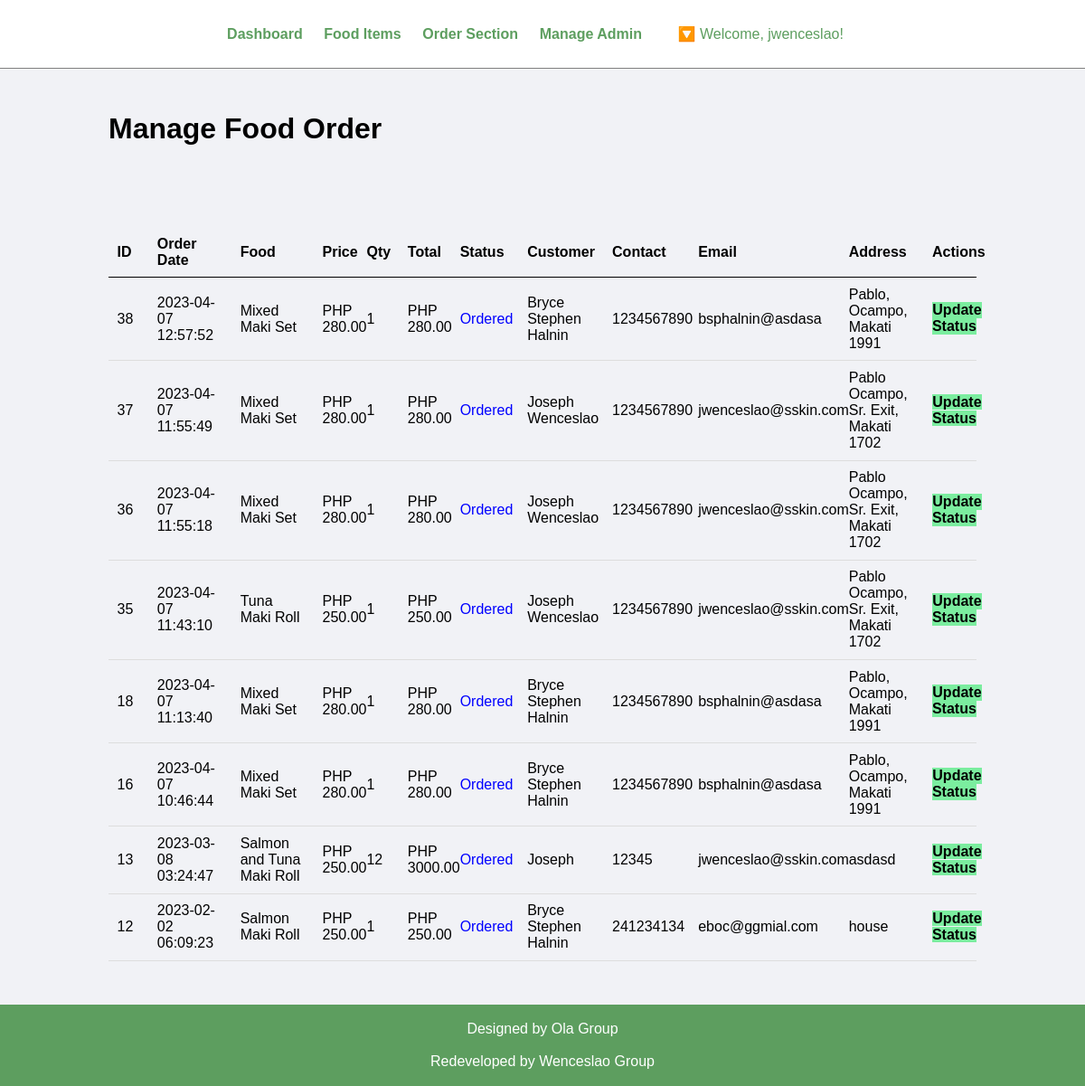
The app's page /admin/manage-order.php (signed in), older data.
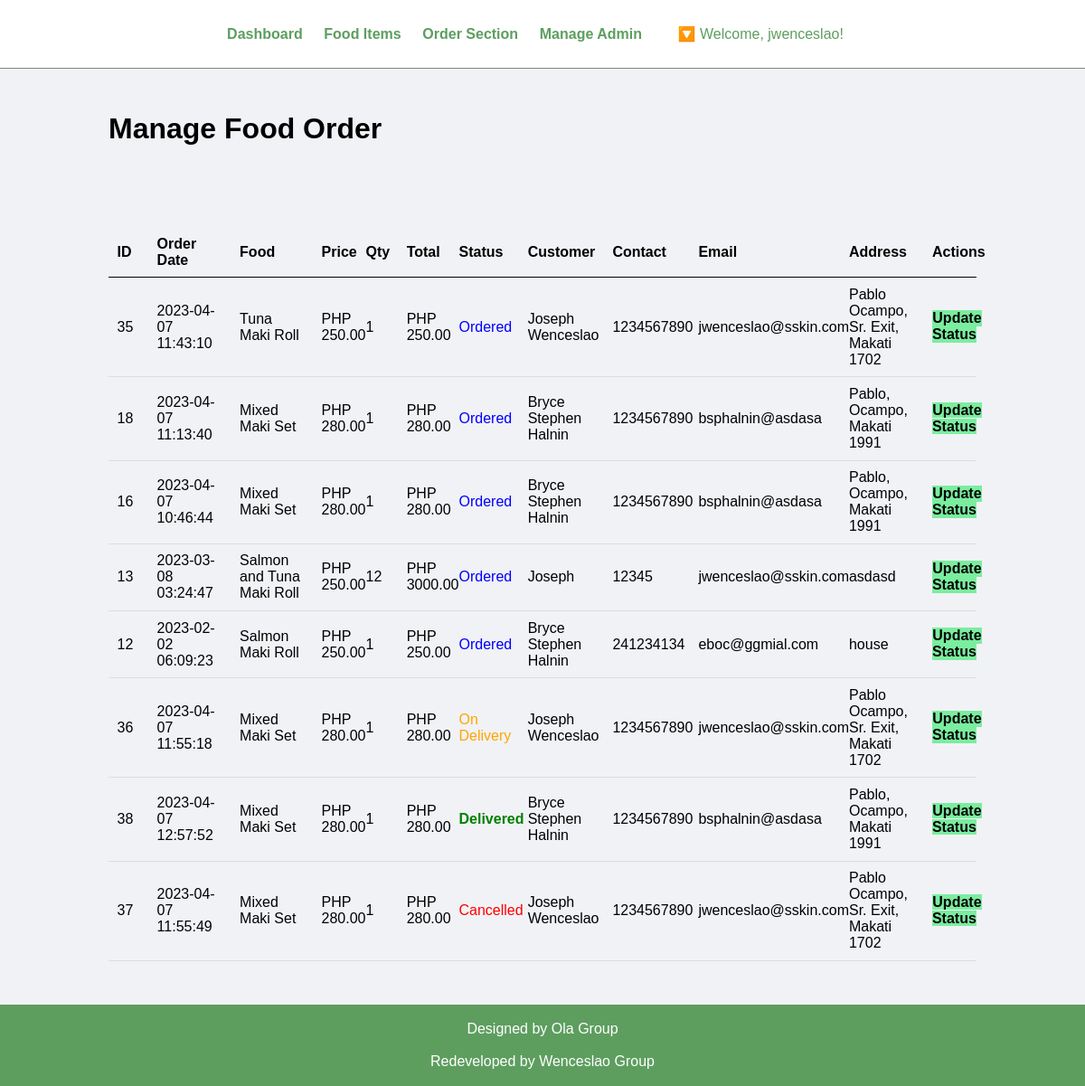
The same page, newer data.
### tables this page shows
CREATE TABLE `tbl_order` (
  `order_id` int(10) UNSIGNED NOT NULL,
  `order_food` varchar(150) NOT NULL,
  `order_price` decimal(10,2) NOT NULL,
  `order_qty` int(11) NOT NULL,
  `order_total` decimal(10,2) NOT NULL,
  `order_date` datetime NOT NULL,
  `order_status` varchar(50) NOT NULL,
  `order_custfname` varchar(255) NOT NULL,
  `order_custlname` varchar(255) NOT NULL,
  `customer_contact` varchar(20) NOT NULL,
  `customer_email` varchar(150) NOT NULL,
  `customer_address` varchar(255) NOT NULL
);

### admin/manage-order.php (the view, shortened to what the changed rows need)
<?php include('partials/menu.php');
?>
<div class="main-content">
    <div class="wrapper">
        <h1>Manage Food Order</h1>
                <br /><br /><br />
                <br><br>
                <table class="tbl-full">
                    <tr>
                        <th width="5%">ID</th>
                        <th width="10%">Order Date</th>
                        <th width="10%">Food</th>
                        <th width="5%">Price</th>
                        <th width="5%">Qty</th>
                        <th width="6%">Total</th>
                        <th width="8%">Status</th>
                        <th width="10%">Customer</th>
                        <th width="10%">Contact</th>
                        <th width="15%">Email</th>
                        <th width="10%">Address</th>
                        <th>Actions</th>
                    </tr>
                    <?php
                        $sql = "SELECT * FROM tbl_order
                        ORDER BY
                          CASE order_status
                            WHEN 'Ordered' THEN 1
                            WHEN 'On Delivery' THEN 2
                            WHEN 'Delivered' THEN 3
                            WHEN 'Cancelled' THEN 4
                            ELSE 5
                          END ASC,
                          order_id DESC
                        ";
                        $res = mysqli_query($db, $sql);
                        $count = mysqli_num_rows($res);
                        if($count>0)
                        {
                            while($row=mysqli_fetch_assoc($res))
                            {
                                $id = $row['order_id'];
                                $food = $row['order_food'];
                                $price = $row['order_price'];
                                $qty = $row['order_qty'];
                                $total = $row['order_total'];
                                $order_date = $row['order_date'];
                                $status = $row['order_status'];
                                $customer_name = $row['order_custfname'] ." ". $row['order_custlname'];
                                $customer_contact = $row['customer_contact'];
                                $customer_email = $row['customer_email'];
                                $customer_address = $row['customer_address'];
                                ?>
                                    <tr>
                                        <td><?php echo $id; ?> </td>
                                        <td><?php echo $order_date; ?></td>
                                        <td><?php echo $food; ?></td>
                                        <td><?php echo 'PHP '.$price; ?></td>
                                        <td><?php echo $qty; ?></td>
                                        <td><?php echo 'PHP '.$total; ?></td>
                                        <td>
                                            <?php
                                                if($status=="Ordered")
                                                {
                                                    echo "<label style='color: blue;'>$status</label>";
                                                }
                                                elseif($status=="On Delivery")
                                                {
                                                    echo "<label style='color: orange;'>$status</label>";
                                                }
                                                elseif($status=="Delivered")
                                                {
                                                    echo "<label style='color: green;'><b>$status</b></label>";
                                                }
                                                elseif($status=="Cancelled")
                                                {
                                                    echo "<label style='color: red;'>$status</label>";
                                                }
                                            ?>
                                        </td>
                                        <td><?php echo $customer_name; ?></td>
                                        <td><?php echo $customer_contact; ?></td>
                                        <td><?php echo $customer_email; ?></td>
                                        <td><?php echo $customer_address; ?></td>
                                        <td>
                                            <a href="<?php echo SITEURL; ?>admin/update-order.php?id=<?php echo $id; ?>" class="btn-secondary">Update Status</a>
                                        </td>
                                    </tr>
                                <?php
                            }
                        }
                        else
                        {
                            echo "<tr><td colspan='12' class='error'>Orders not Available</td></tr>";
                        }
                    ?>
                </table>
    </div>
</div>
<?php include('partials/footer.php'); ?>

Row changes from the older to the newer data that the page shows:
changed tbl_order id 36: order_status "Ordered" → "On Delivery"; moves down the list
changed tbl_order id 38: order_status "Ordered" → "Delivered"; moves down the list
changed tbl_order id 37: order_status "Ordered" → "Cancelled"; moves down the list
